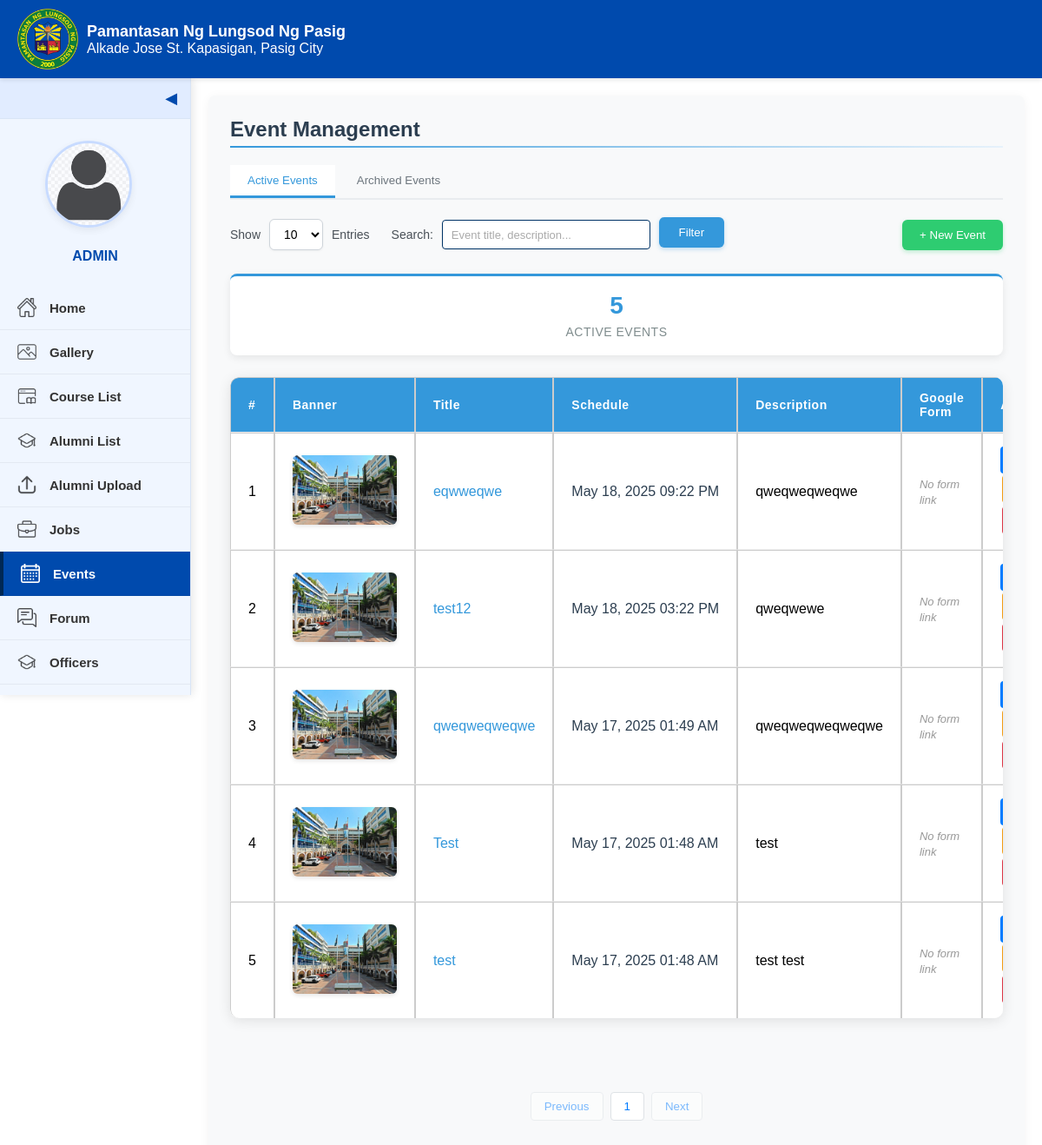
The page /admin-event.php on the database its author committed.
### tables this page shows
CREATE TABLE `events` (
  `id` int(30) NOT NULL,
  `title` varchar(250) NOT NULL,
  `content` text NOT NULL,
  `schedule` datetime NOT NULL,
  `banner` text NOT NULL,
  `date_created` datetime NOT NULL DEFAULT current_timestamp(),
  `gform_link` varchar(200) NOT NULL,
  `archive_date` date DEFAULT NULL
);

### admin-event.php (the view, shortened to what this page needs)
<?php
include 'admin/db_connect.php';
$page = isset($_GET['page']) ? intval($_GET['page']) : 1;
$items_per_page = isset($_GET['limit']) ? intval($_GET['limit']) : 10;
$offset = ($page - 1) * $items_per_page;
$search = isset($_GET['search']) ? $conn->real_escape_string($_GET['search']) : '';
$search_condition = '';
$view_archived = isset($_GET['view']) && $_GET['view'] == 'archived';
$table_name = $view_archived ? 'archived_events' : 'events';
$sql = "SELECT * FROM $table_name $search_condition ORDER BY " . ($view_archived ? "archived_date" : "schedule") . " DESC LIMIT $offset, $items_per_page";
$result = $conn->query($sql);
$total_sql = "SELECT COUNT(*) as total FROM $table_name $search_condition";
$total_result = $conn->query($total_sql);
$total_row = $total_result->fetch_assoc();
$total_records = $total_row['total'];
$total_pages = ceil($total_records / $items_per_page);
?>
<!DOCTYPE html>
<html lang="en">
<head>
  <link rel="stylesheet" href="style.css">
  <link rel="stylesheet" href="css/admin-event.css">
  <link rel="stylesheet" href="https://cdnjs.cloudflare.com/ajax/libs/font-awesome/5.15.4/css/all.min.css">
</head>
<body>
<div class="interface-header">
        <img src="images/logo.png" alt="PLP Logo" class="logo-interface">
        <div class="text">
            <div class="school-name">Pamantasan Ng Lungsod Ng Pasig</div>
            <p class="p-size">Alkade Jose St. Kapasigan, Pasig City</p>
        </div>
    </div>
  <div class="sidebar" id="sidebar">
      <div class="toggle-btn" onclick="toggleSidebar()">&#x25C0;</div>
      <div class="sidebar-content">
          <div class="profile-section">
              <a class="profile-pic">
                  <img src="images/avatar.png" alt="Profile Picture">
              </a>
              <div class="profile-name">ADMIN</div>
          </div>
          <a href="admin-home.php"><img src="images/home.png" alt="Home"><span>Home</span></a>
          <a href="admin-gallery.php"><img src="images/gallery.png" alt="Gallery"><span>Gallery</span></a>
          <a href="admin-course-list.php"><img src="images/course-list.png" alt="Course List"><span>Course List</span></a>
          <a href="admin-alumni-list.php"><img src="images/alumni_list.png" alt="Alumni List"><span>Alumni List</span></a>
          <a href="admin-alumni-upload.php"><img src="images/upload.png" alt="Alumni Upload"><span>Alumni Upload</span></a>
          <a href="admin-job.php"><img src="images/jobs.png" alt="Jobs"><span>Jobs</span></a>
          <a href="admin-event.php" class="active"> <img src="images/calendar.png" alt="Events"><span>Events</span></a>
          <a href="admin-forums.php"><img src="images/forums.png" alt="Forum"><span>Forum</span></a>
          <a href="admin-officers.php"><img src="images/users.png" alt="Officers"><span>Officers</span></a>
          <a href="admin-system-setting.php"><img src="images/settings.png" alt="System Settings"><span>System Settings</span></a>
      </div>
  </div>
  <main class="content">
      <div class="admin-event-content">
          <header>Event Management</header>
          <hr>
          <div class="event-tabs">
              <button class="tab-btn <?php echo !isset($_GET['view']) || $_GET['view'] != 'archived' ? 'active' : ''; ?>" onclick="location.href='admin-event.php'">Active Events</button>
              <button class="tab-btn <?php echo isset($_GET['view']) && $_GET['view'] == 'archived' ? 'active' : ''; ?>" onclick="location.href='admin-event.php?view=archived'">Archived Events</button>
          </div>
          <div class="top-actions">
              <div class="left-controls">
                  <div class="entries-search-wrapper">
                      <form method="GET" action="admin-event.php" class="search-form">
                          <span>Show</span>
                          <select name="limit" onchange="this.form.submit()">
                              <option value="10" <?php echo $items_per_page == 10 ? 'selected' : ''; ?>>10</option>
                          </select>
                          <span>Entries</span>
                          <span class="search-label">Search:</span>
                          <input type="text" name="search" class="search-input" value="<?php echo htmlspecialchars($search); ?>" placeholder="Event title, description...">
                          <button type="submit" class="alist-filter">Filter</button>
                      </form>
                  </div>
              </div>
              <div class="right-controls">
                  <?php if (!$view_archived): ?>
                  <button class="new-button" id="openAddModal">+ New Event</button>
                  <?php endif; ?>
              </div>
          </div>
          <div class="event-stats">
              <div class="stat-box">
                  <span class="stat-number"><?php echo $total_records; ?></span>
                  <span class="stat-label"><?php echo $view_archived ? 'Archived Events' : 'Active Events'; ?></span>
              </div>
          </div>
          <div class="table-wrapper">
              <table class="event-table">
                  <thead>
                      <tr>
                          <th>#</th>
                          <th>Banner</th>
                          <th>Title</th>
                          <th>Schedule</th>
                          <th>Description</th>
                          <th>Google Form</th>
                          <th>Action</th>
                      </tr>
                  </thead>
                  <tbody>
                      <?php
                      if($result && $result->num_rows > 0):
                          $count = $offset + 1;
                          while($row = $result->fetch_assoc()):
                              $content = strip_tags($row['content']);
                              $short_content = strlen($content) > 100 ? substr($content, 0, 100) . '...' : $content;
                              $banner_path = $row['banner'];
                              if(!file_exists($banner_path) || empty($banner_path)) {
                                  $banner_path = "images/no-image.jpg";
                              }
                      ?>
                      <tr>
                          <td><?php echo $count++; ?></td>
                          <td>
                              <img src="<?php echo $banner_path; ?>" alt="Event Banner" class="event-banner-thumb">
                          </td>
                          <td class="event-title"><?php echo htmlspecialchars($row['title']); ?></td>
                          <td class="event-date">
                              <?php echo date('M d, Y h:i A', strtotime($row['schedule'])); ?>
                          </td>
                          <td class="event-description"><?php echo htmlspecialchars($short_content); ?></td>
                          <td class="event-gform">
                              <?php if(!empty($row['gform_link'])): ?>
                                  <a href="<?php echo htmlspecialchars($row['gform_link']); ?>" target="_blank" class="gform-link">
                                      <i class="fas fa-link"></i> Form Link
                                  </a>
                              <?php else: ?>
                                  <span class="no-link">No form link</span>
                              <?php endif; ?>
                          </td>
                          <td>
                              <button class="view-btn" data-id="<?php echo $row['id']; ?>"
                                      data-title="<?php echo htmlspecialchars($row['title']); ?>"
                                      data-content="<?php echo htmlspecialchars($row['content']); ?>"
                                      data-schedule="<?php echo $row['schedule']; ?>"
                                      data-banner="<?php echo $banner_path; ?>"
                                      data-gform="<?php echo htmlspecialchars($row['gform_link'] ?? ''); ?>"
                                      <?php if (!$view_archived): ?>
                                      data-archive-date="<?php echo htmlspecialchars($row['archive_date'] ?? ''); ?>"
                                      <?php else: ?>
                                      data-archived-date="<?php echo htmlspecialchars($row['archived_date']); ?>"
                                      <?php endif; ?>
                                      onclick="<?php echo $view_archived ? 'viewArchivedEvent(this)' : 'viewEvent(this)'; ?>">View</button>
                          </td>
                      </tr>
                      <?php
                          endwhile;
                      endif; ?>
                  </tbody>
              </table>
          </div>
          <div class="list-foot">
              <div class="pagination">
                  <button <?php echo $page <= 1 ? 'disabled' : ''; ?>
                          onclick="changePage(<?php echo $page - 1; ?>)">Previous</button>
                  <?php for ($i = 1; $i <= $total_pages; $i++): ?>
                      <button <?php echo $i == $page ? 'class="active"' : ''; ?>
                              onclick="changePage(<?php echo $i; ?>)"><?php echo $i; ?></button>
                  <?php endfor; ?>
                  <button <?php echo $page >= $total_pages ? 'disabled' : ''; ?>
                          onclick="changePage(<?php echo $page + 1; ?>)">Next</button>
              </div>
          </div>
      </div>
  </main>
</body>
</html>

### style.css (style rules this page uses)
* { margin: 0; padding: 0; box-sizing: border-box; overscroll-behavior: none; }
body { font-family: Arial, sans-serif; background-color: #ffffff; }
.text { display: flex; flex-direction: column; }
.school-name { font-size: 18px; color: #003366; font-weight: bold; }
input[type="text"], input[type="email"], input[type="password"] { padding: 8px 10px; border: 1px solid #003366; border-radius: 4px; outline: none; font-size: 14px; }
input[type="text"]::placeholder, input[type="email"]::placeholder, input[type="password"]::placeholder { color: #aaa; font-size: 13px; }
.interface-header { background-color: #004aad; color: white; padding: 10px 20px; display: flex; align-items: center; position: fixed; top: 0; left: 0; width: 100%; z-index: 100; box-shadow: 0 2px 5px rgba(0, 0, 0, 0.1); height: 90px; }
.interface-header .school-name { color: white; }
.logo-interface { height: 70px; margin-right: 10px; }
.sidebar { background-color: #f0f6ff; width: 220px; height: calc(100vh - 90px); position: fixed; top: 90px; left: 0; display: flex; flex-direction: column; transition: all 0.3s ease; z-index: 5; overflow: hidden; box-shadow: 2px 0 10px rgba(0, 0, 0, 0.1); border-right: 1px solid #d9e5f6; }
.sidebar-content { width: 100%; display: flex; flex-direction: column; align-items: center; max-height: calc(100vh - 90px); overflow-y: auto; padding: 0 0 20px 0; -ms-overflow-style: none; scrollbar-width: none; }
.profile-section { display: flex; flex-direction: column; align-items: center; margin: 25px 0; padding: 0 10px; width: 100%; }
.profile-pic { position: relative; margin-bottom: 15px; text-align: center; width: 100%; }
.profile-pic img { width: 100px; height: 100px; border-radius: 50%; cursor: pointer; object-fit: cover; border: 3px solid #b7d0ff; transition: all 0.3s ease; box-shadow: 0 3px 10px rgba(0, 0, 0, 0.1); }
.profile-name { margin-top: 5px; font-size: 16px; font-weight: bold; color: #004aad; text-align: center; transition: all 0.3s ease; }
.toggle-btn { background-color: #e1ecff; color: #004aad; width: 100%; text-align: right; padding: 12px 15px; cursor: pointer; font-size: 18px; border-bottom: 1px solid #d9e5f6; transition: all 0.3s ease; }
.sidebar-content a { display: flex; align-items: center; width: 100%; color: #333; text-decoration: none; padding: 14px 20px; font-weight: bold; transition: all 0.3s ease; border-bottom: 1px solid rgba(0, 0, 0, 0.05); }
.profile-section .profile-pic { display: block; width: 100%; padding: 0; margin-bottom: 15px; text-align: center; border-bottom: none; }
.sidebar-content .profile-section a.profile-pic { display: block; text-align: center; padding: 0; border-bottom: none; width: 100%; }
.sidebar-content a img { width: 22px; height: 22px; margin-right: 15px; transition: all 0.3s ease; opacity: 0.7; }
.sidebar-content a span { transition: all 0.3s ease; font-size: 15px; }
.sidebar-content a.active { background-color: #004aad; color: white; border-left: 4px solid #002855; }
.sidebar-content a.active img { filter: brightness(0) invert(1); opacity: 1; }
.sidebar:not(.collapsed) .profile-pic img { width: 100px; height: 100px; border-width: 3px; }
.alist-filter { float: right; width: 75px; height: 35px; margin-bottom: 5px; }
.list-foot { padding: 20px; }
.content { margin-left: 220px; padding: 20px; margin-top: 90px; }
table { width: 100%; border-collapse: collapse; background: white; }
table th, table td { border: 1px solid #ccc; padding: 10px; text-align: center; }
table th { background-color: #d9e5f6; }
table img { width: 80px; height: 80px; object-fit: cover; }
.pagination { display: flex; justify-content: center; align-items: center; margin-top: 15px; gap: 10px; }
.pagination button { padding: 5px 10px; background-color: #d9e5f6; border: none; border-radius: 3px; cursor: pointer; }

### rows shown on the page
events: title "eqwweqwe", schedule "May 18, 2025 09:22 PM", content "qweqweqweqwe", gform_link "No form link"
events: title "test12", schedule "May 18, 2025 03:22 PM", content "qweqwewe", gform_link "No form link"
events: title "qweqweqweqwe", schedule "May 17, 2025 01:49 AM", content "qweqweqweqweqwe", gform_link "No form link"
events: title "Test", schedule "May 17, 2025 01:48 AM", content "test", gform_link "No form link"
events: title "test", schedule "May 17, 2025 01:48 AM", content "test test", gform_link "No form link"

### other values the page prints
$total_records "5"
